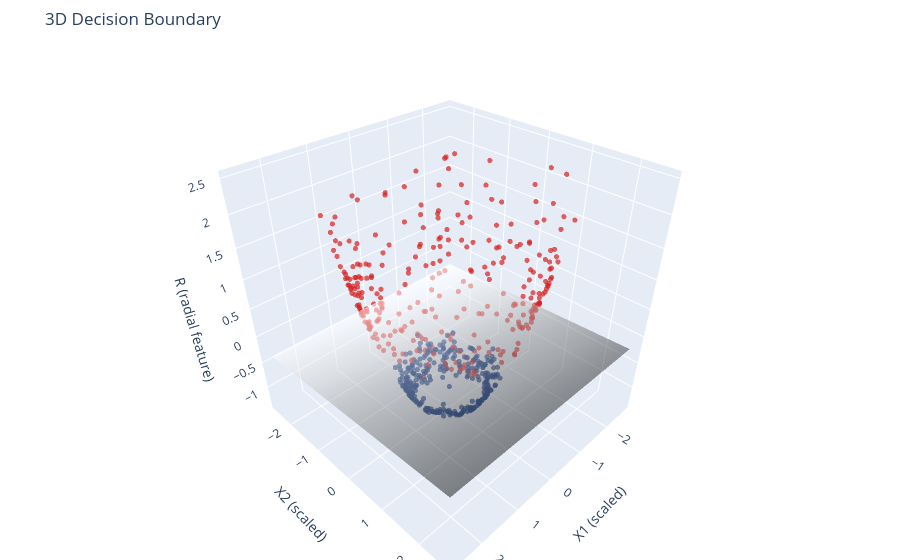

Notebook cell for this chart:
### Markdown cell above
Сейчас данные выглядят как два концентрических круга:

В этой плоскости `невозможно` провести линейную гиперповерхность, которая разделит точки на два класса. Любая прямая либо пересечет оба кольца, либо пройдет мимо.


А вот добавление признака $r = x² + y²$ — это способ поднять данные в третье измерение!

### Code cell
# График в 3D можно вращать!
plot_radial_3d_decision_boundary(lr_new, X_new_test_scaled, y_test)

### Figure 1 — Plotly figure (JSON) as saved in the notebook; plotly's stock layout.template omitted (floating-point values rounded to 4 significant figures; data arrays with more than 128 entries replaced by an {"elided": "..."} marker saying what was removed)
{"data": [{"marker": {"color": {"elided": "600 float values"}, "colorscale": [[0, "rgb(12,51,131)"], [0.25, "rgb(10,136,186)"], [0.5, "rgb(242,211,56)"], [0.75, "rgb(242,143,56)"], [1, "rgb(217,30,30)"]], "opacity": 0.7, "size": 3}, "mode": "markers", "name": "Данные", "type": "scatter3d", "x": {"elided": "600 float values"}, "y": {"elided": "600 float values"}, "z": {"elided": "600 float values"}}, {"colorscale": [[0, "rgb(255,255,255)"], [0.125, "rgb(240,240,240)"], [0.25, "rgb(217,217,217)"], [0.375, "rgb(189,189,189)"], [0.5, "rgb(150,150,150)"], [0.625, "rgb(115,115,115)"], [0.75, "rgb(82,82,82)"], [0.875, "rgb(37,37,37)"], [1, "rgb(0,0,0)"]], "name": "Разделяющая плоскость", "opacity": 0.5, "showscale": false, "type": "surface", "x": {"elided": "40x40 float values"}, "y": {"elided": "40x40 float values"}, "z": {"elided": "40x40 float values"}}], "layout": {"margin": {"b": 0, "l": 0, "r": 0, "t": 50}, "scene": {"aspectmode": "cube", "xaxis": {"title": {"text": "X1 (scaled)"}}, "yaxis": {"title": {"text": "X2 (scaled)"}}, "zaxis": {"title": {"text": "R (radial feature)"}}}, "title": {"text": "3D Decision Boundary"}}}
